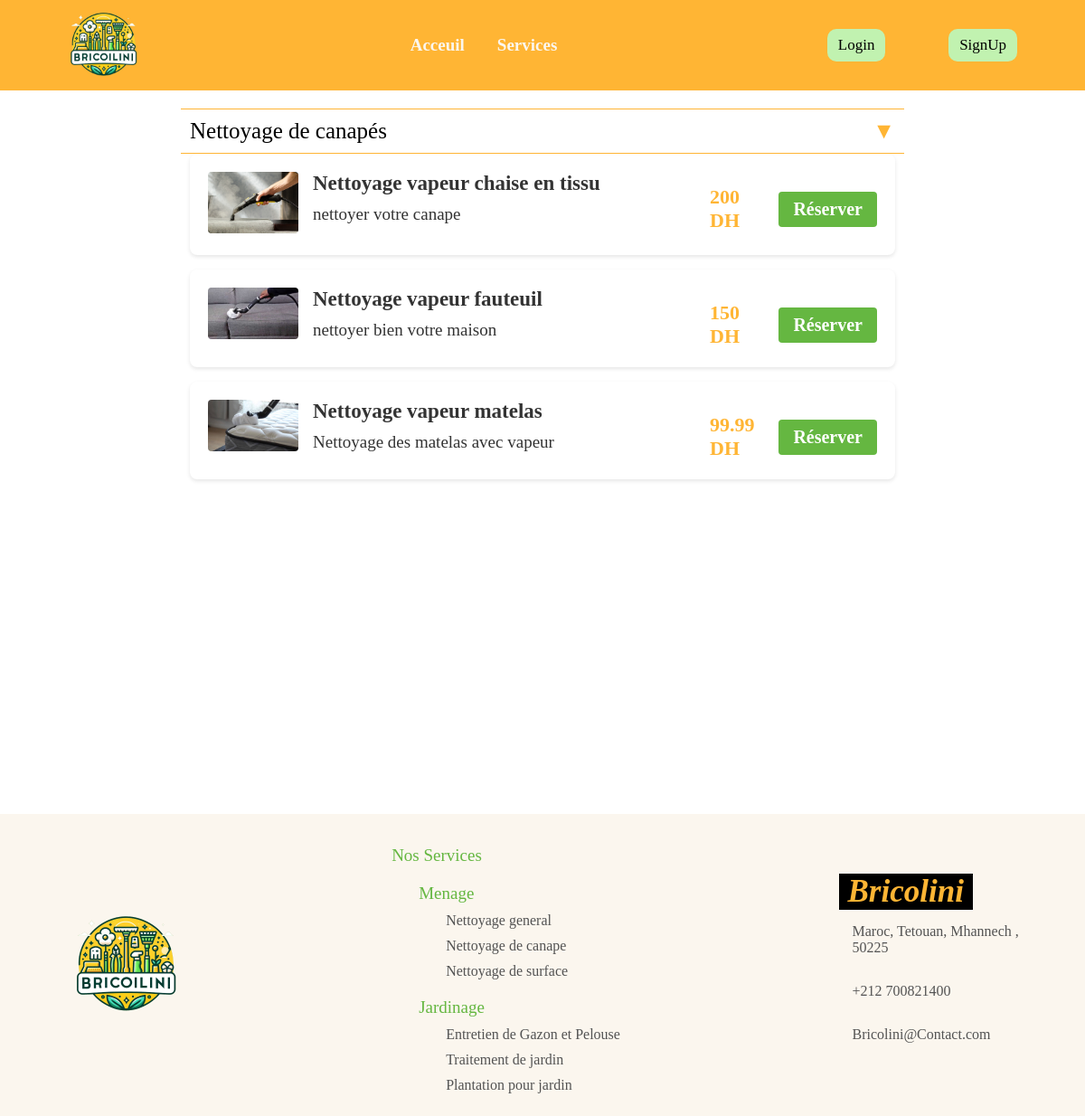
The page /Services/nettoyagedecanapes on the database its author committed.
### tables this page shows
CREATE TABLE IF NOT EXISTS `services` (
  `id` int NOT NULL AUTO_INCREMENT,
  `Id_P` int DEFAULT NULL,
  `Nom` varchar(255) DEFAULT NULL,
  `Description` varchar(255) DEFAULT NULL,
  `Prix` float DEFAULT NULL,
  `Note` float DEFAULT NULL,
  `Nbr_commande` int DEFAULT NULL,
  `image` varchar(255) DEFAULT NULL,
  `categorie` varchar(50) DEFAULT NULL,
  `sousCategorie` varchar(255) DEFAULT NULL,
  PRIMARY KEY (`id`),
  KEY `Id_P` (`Id_P`)
);

### Controllers/Controller.php (called while the page is built, shortened)
<?php
abstract class Controller
{
    public function loadView(string $view, array $data = [])
    {
        extract($data);
        require_once(ROOT . 'Views/' . strtolower(get_class($this)) . '/' . $view . '.php');
    }
}

### Controllers/Services.php (called while the page is built, shortened)
<?php
class Services extends Controller
{
    public function nettoyagedecanapes()
    {
        $sousCategorie = "Nettoyage de canapés";
        $Services = $this->Service->get_Offre($sousCategorie);
        $this->loadView("Net_Canap", compact("Services"));
    }
}
?>

### Models/Service.php (called while the page is built, shortened)
<?php
class Service extends Model {
    public function __construct() {
        $this->table = "services";
    }
    public function get_Offre(String $nom){
        $sql = "SELECT * FROM " . $this->table . " WHERE sousCategorie = '" . $nom."'";
        $query = self::$instance->prepare($sql);
        $query->execute();
        return $query->fetchAll();
    }
}
?>

### Views/Services/Net_Canap.php (the view, shortened to what this page needs)
<!DOCTYPE html>
<html lang="en">
<head>
    <link rel="stylesheet" href="http://localhost/Bricolini/Views/public/style/Style.css">
    <link rel="stylesheet" href="http://localhost/Bricolini/Views/public/style/styleoffre.css">
</head>
<body>
<?php include 'Views/Components/Nav.php'; ?>
    <section class="services-section sec">
    <div class="dropdown active">Nettoyage de canapés</div>
    <div class="content">
    <?php foreach ($Services as $service): ?>
        <form id="form-<?= $service['id'] ?>" method="post" class="ajax-form">
            <div class="service-item">
                <div class="service-image">
                    <img src="http://<?= $_SERVER['SERVER_NAME'] ?>/Bricolini/Views/public/images/<?= $service['image'] ?>">
                </div>
                <div class="service-description">
                    <h2 class="service-title"><?= $service['Nom'] ?></h2>
                    <p><?= $service['Description'] ?></p>
                </div>
                <div class="priceReserve">
                    <p class="service-price"><?= $service['Prix'] ?> DH</p>
                    <button class="reserve-button">Réserver</button>
                </div>
            </div>
        </form>
    <?php endforeach; ?>
        </div>
    </section>
<?php include 'Views/Components/Footer.php'; ?>
</body>
</html>

### Views/public/style/Style.css (style rules this page uses)
* { margin: 0; padding: 0; box-sizing: border-box; }
:root { --orange:#FFB534; --white:#FBF6EE; --lightGreen:#C1F2B0; --green:#65B741; --fontSmall:'Trebuchet MS'; --fontBig:'Franklin Gothic Medium'; }
.sec { min-height: 100vh; padding-bottom: 25px; position: relative; }

### Views/public/style/styleoffre.css (style rules this page uses)
body { background-color: #FFFFFF; }
.sec { min-height: 100vh; position: relative; }
.services-section { width: 70%; margin-left: 15%; padding: 20px; }
.service-item { display: flex; align-items: flex-start; padding: 20px; background: #FFFFFF; border-radius: 8px; box-shadow: 0 2px 4px rgba(0, 0, 0, 0.1); margin-bottom: 16px; transition: box-shadow 0.2s; }
.service-image { margin-right: 16px; }
.service-image img { width: 100px; height: auto; border-radius: 4px; }
.service-description { flex: 1; color: #333; }
.service-description h2 { font-family: 'Trebuchet MS'; font-size: 23px; color: #333; margin-bottom: 10px; }
.service-description p { font-family: 'Trebuchet MS'; font-size: 19px; margin-bottom: 10px; }
.service-price { color: #FFB534; font-weight: bold; margin-right: 16px; font-size: 22px; margin-top: 15px; font-family: 'Trebuchet MS'; }
.priceReserve { display: flex; align-items: center; justify-content: space-between; flex: 0 0 25%; }
.reserve-button { padding: 8px 16px; background-color: #65B741; color: white; text-align: center; border: none; border-radius: 4px; cursor: pointer; font-weight: bold; margin-top: 15px; font-size: 20px; font-family: 'Franklin Gothic Medium'; }
.dropdown { cursor: pointer; padding: 10px; border: none; background: white; text-align: left; width: 100%; border-top: 1px solid #FFB534; border-bottom: 1px solid #FFB534; font-size: 25px; font-family: 'Franklin Gothic Medium'; }
.dropdown:after { content: '\25B2'; float: right; color: #FFB534; }
.dropdown.active:after { content: '\25BC'; }
.content { padding: 0 10px; max-height: none; overflow: hidden; transition: max-height 0.2s ease-out; background-color: #FFF; }
.service-title { color: #000; margin: 0; }

### rows shown on the page
services: image (picture), Nom "Nettoyage vapeur chaise en tissu", Description "nettoyer votre canape", Prix "200"
services: image (picture), Nom "Nettoyage vapeur fauteuil", Description "nettoyer bien votre maison", Prix "150"
services: image (picture), Nom "Nettoyage vapeur matelas", Description "Nettoyage des matelas avec vapeur", Prix "99.99"
